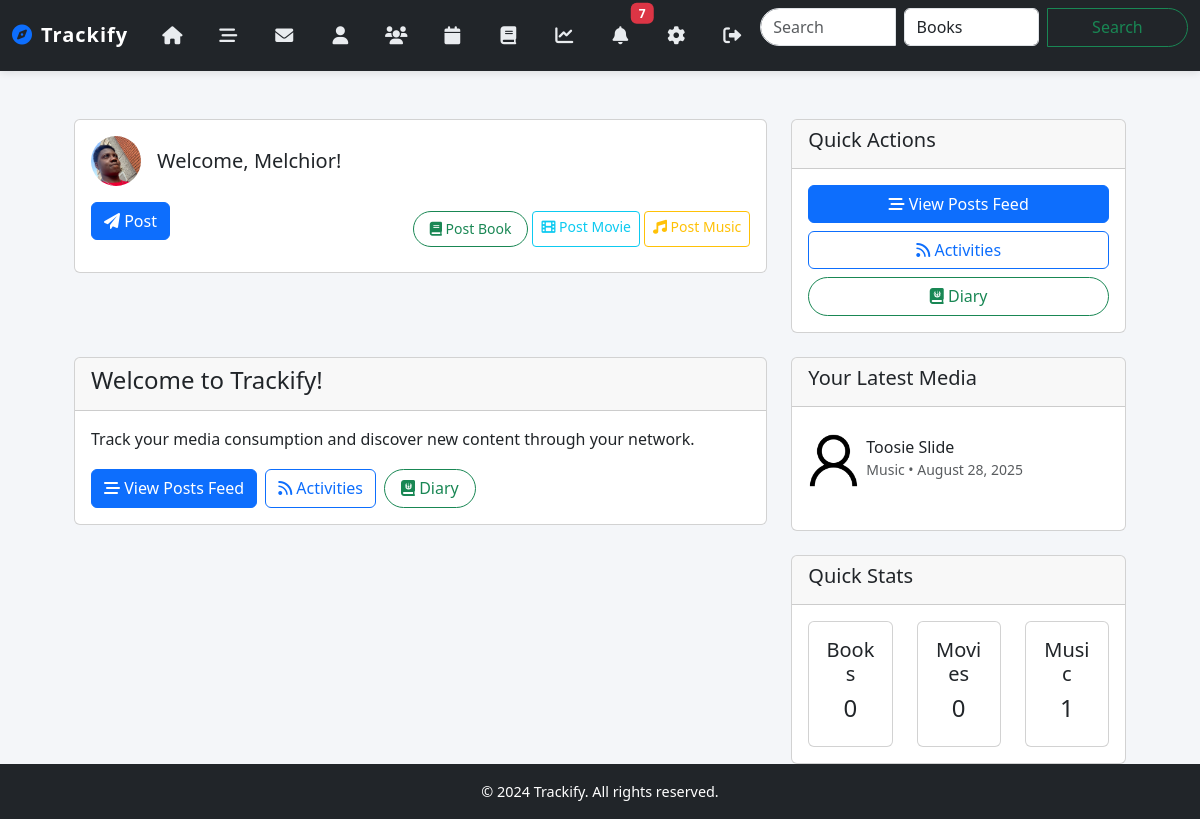
The page / (signed in) on the database its author committed.
### models/user_model.py (models this page shows, shortened)
class User(db.Model, UserMixin):
    __tablename__ = 'users'
    user_id = db.Column(db.Integer, primary_key=True)
    username = db.Column(db.String(255), unique=True, nullable=False)
    password_hash = db.Column(db.String(255), nullable=False)
    email = db.Column(db.String(255), unique=True, nullable=False)
    join_date = db.Column(db.DateTime, default=datetime.utcnow)
    profile_picture = db.Column(db.String(256), nullable=True)
    bio = db.Column(db.Text, default=None)
    theme = db.Column(db.String(20), default='light')
    notifications_enabled = db.Column(db.Boolean, default=True)
    email_notifications = db.Column(db.Boolean, default=True)
    reset_token = db.Column(db.String(100), unique=True, nullable=True)
    reset_token_expiry = db.Column(db.DateTime, nullable=True)
    ratings = db.relationship('Rating', backref='user', lazy='dynamic')
    reviews = db.relationship('Review', backref='user', lazy='dynamic')
    custom_lists = db.relationship('CustomList', backref='creator', lazy='dynamic')
    messages_sent = db.relationship('Message', foreign_keys='Message.sender_id', backref='sender', lazy='dynamic')
    messages_received = db.relationship('Message', foreign_keys='Message.recipient_id', backref='recipient', lazy='dynamic')
    user_media = db.relationship('UserMedia', backref='user', lazy='dynamic')
    following = db.relationship(
        'Follow',
        foreign_keys='Follow.follower_id',
        backref=db.backref('follower', lazy='joined'),
        lazy='dynamic',
        cascade='all, delete-orphan'
    )
    followers = db.relationship(
        'Follow',
        foreign_keys='Follow.followed_id',
        backref=db.backref('followed', lazy='joined'),
        lazy='dynamic',
        cascade='all, delete-orphan'
    )
    @property
    def profile_picture_url(self):
        if not self.profile_picture or self.profile_picture == '':
            return 'defaults/user.png'
        return self.profile_picture

### models/user_media_model.py (models this page shows, shortened)
class UserMedia(db.Model):
    __tablename__ = 'user_media'
    user_media_id = db.Column(db.Integer, primary_key=True, autoincrement=True)
    user_id = db.Column(db.Integer, db.ForeignKey('users.user_id'), nullable=False)
    cinema_id = db.Column(db.Integer, db.ForeignKey('cinema.cinema_id'))
    book_id = db.Column(db.Integer, db.ForeignKey('books.book_id'))
    music_id = db.Column(db.Integer, db.ForeignKey('music.music_id'))
    media_type = db.Column(db.Enum('book', 'music', 'cinema', name='media_type'), nullable=False)
    done = db.Column(db.Boolean, default=False)
    planned = db.Column(db.Boolean, default=False)
    planned_date = db.Column(db.Date, default=None)
    date_consumed = db.Column(db.DateTime, default=None)
    review = db.Column(db.Text, default=None)
    rating = db.Column(db.DECIMAL(2, 1), default=None)
    notes = db.Column(db.Text, default=None)
    tags = db.Column(db.JSON, default=list)
    created_at = db.Column(db.DateTime, default=datetime.utcnow)
    __table_args__ = (db.UniqueConstraint('user_id', 'book_id', 'music_id', 'cinema_id', name='unique_media'),)
    book = db.relationship('Book', backref='user_media')
    cinema = db.relationship('Cinema', backref='user_media')
    music = db.relationship('Music', backref='user_media')

### models/music_model.py (models this page shows, shortened)
class Music(db.Model):
    __tablename__ = 'music'
    music_id = db.Column(db.Integer, primary_key=True, autoincrement=True)
    title = db.Column(db.String(255), nullable=False)
    artist = db.Column(db.String(255), nullable=False)
    genre = db.Column(db.String(100))
    year = db.Column(db.Integer)
    language = db.Column(db.String(100))
    label = db.Column(db.String(100))
    country = db.Column(db.String(100))
    description = db.Column(db.Text)
    coverart = db.Column(db.String(255))

### routes/main_routes.py (the view)
@main_routes.route('/')
@login_required
def home():
    recent_books = UserMedia.query.filter_by(user_id=current_user.user_id, media_type='book')\
        .order_by(desc(UserMedia.created_at)).limit(1).first()
    recent_cinema = UserMedia.query.filter_by(user_id=current_user.user_id, media_type='cinema')\
        .order_by(desc(UserMedia.created_at)).limit(1).first()
    recent_music = UserMedia.query.filter_by(user_id=current_user.user_id, media_type='music')\
        .order_by(desc(UserMedia.created_at)).limit(1).first()
    recent_media = [item for item in [recent_books, recent_cinema, recent_music] if item is not None]
    return render_template('home.html',
                         recent_media=recent_media)

### templates/home.html
{% extends "base.html" %}
{% block content %}
<div class="container mt-4">
    <div class="row mb-4">
        <div class="col-md-8">
            <div class="card">
                <div class="card-body">
                    <form method="POST" action="{{ url_for('post_routes.create_post') }}" id="quickPostForm">
                        <div class="d-flex align-items-center mb-3">
                            <a href="{{ url_for('user_routes.profile') }}">
                                <img src="{{ url_for('static', filename=current_user.profile_picture_url) }}" alt="Your profile picture" class="rounded-circle" width="50" height="50">
                            </a>
                            <div class="ms-3">
                                <h5 class="mb-0">Welcome, {{ current_user.username }}!</h5>
                            </div>
                        </div>
                        <div class="d-flex justify-content-between align-items-center">
                            <div class="d-flex gap-2">
                                <button type="submit" class="btn btn-primary">
                                    <i class="fas fa-paper-plane"></i> Post
                                </button>
                            </div>
                            <div class="d-flex gap-1">
                                <a href="{{ url_for('media_routes.books') }}" class="btn btn-sm btn-outline-success">
                                    <i class="fas fa-book"></i> Post Book
                                </a>
                                <a href="{{ url_for('media_routes.cinema') }}" class="btn btn-sm btn-outline-info">
                                    <i class="fas fa-film"></i> Post Movie
                                </a>
                                <a href="{{ url_for('media_routes.music') }}" class="btn btn-sm btn-outline-warning">
                                    <i class="fas fa-music"></i> Post Music
                                </a>
                            </div>
                        </div>
                    </form>
                </div>
            </div>
        </div>
        <div class="col-md-4">
            <div class="card">
                <div class="card-header">
                    <h5>Quick Actions</h5>
                </div>
                <div class="card-body">
                    <div class="d-grid gap-2">
                        <a href="{{ url_for('post_routes.posts') }}" class="btn btn-primary">
                            <i class="fas fa-stream"></i> View Posts Feed
                        </a>
                        <a href="{{ url_for('media_routes.feed') }}" class="btn btn-outline-primary">
                            <i class="fas fa-rss"></i> Activities
                        </a>
                        <a href="{{ url_for('main_routes.diary') }}" class="btn btn-outline-success">
                            <i class="fas fa-journal-whills"></i> Diary
                        </a>
                    </div>
                </div>
            </div>
        </div>
    </div>
    <div class="row">
        <div class="col-md-8">
            <div class="card">
                <div class="card-header">
                    <h4>Welcome to Trackify!</h4>
                </div>
                <div class="card-body">
                    <p class="mb-3">Track your media consumption and discover new content through your network.</p>
                    <div class="d-flex gap-2">
                        <a href="{{ url_for('post_routes.posts') }}" class="btn btn-primary">
                            <i class="fas fa-stream"></i> View Posts Feed
                        </a>
                        <a href="{{ url_for('media_routes.feed') }}" class="btn btn-outline-primary">
                            <i class="fas fa-rss"></i> Activities
                        </a>
                        <a href="{{ url_for('main_routes.diary') }}" class="btn btn-outline-success">
                            <i class="fas fa-journal-whills"></i> Diary
                        </a>
                    </div>
                </div>
            </div>
        </div>
        <div class="col-md-4">
            <div class="card mb-4">
                <div class="card-header">
                    <h5>Your Latest Media</h5>
                </div>
                <div class="card-body">
                    {% if recent_media %}
                        {% for media in recent_media %}
                            <div class="media-item mb-3">
                                <div class="d-flex align-items-center">
                                    <img src="{{ media.cover_art or url_for('static', filename='defaults/user.png') }}"
                                         class="me-2" style="width: 50px; height: 75px; object-fit: cover;">
                                    <div>
                                        <h6 class="mb-0">
                                            {% if media.media_type == 'book' %}
                                                {{ media.book.title }}
                                            {% elif media.media_type == 'cinema' %}
                                                {{ media.cinema.title }}
                                            {% else %}
                                                {{ media.music.title }}
                                            {% endif %}
                                        </h6>
                                        <small class="text-muted">{{ media.media_type|title }} • {{ media.created_at.strftime('%B %d, %Y') }}</small>
                                    </div>
                                </div>
                            </div>
                        {% endfor %}
                    {% else %}
                        <p class="text-muted">No media to show.</p>
                    {% endif %}
                </div>
            </div>
            <div class="card">
                <div class="card-header">
                    <h5>Quick Stats</h5>
                </div>
                <div class="card-body">
                    <div class="row text-center">
                        <div class="col-md-4">
                            <div class="card text-center">
                                <div class="card-body">
                                    <h5>Books</h5>
                                    <h4>{{ recent_media|selectattr('media_type', 'equalto', 'book')|list|length }}</h4>
                                </div>
                            </div>
                        </div>
                        <div class="col-md-4">
                            <div class="card text-center">
                                <div class="card-body">
                                    <h5>Movies</h5>
                                    <h4>{{ recent_media|selectattr('media_type', 'equalto', 'cinema')|list|length }}</h4>
                                </div>
                            </div>
                        </div>
                        <div class="col-md-4">
                            <div class="card text-center">
                                <div class="card-body">
                                    <h5>Music</h5>
                                    <h4>{{ recent_media|selectattr('media_type', 'equalto', 'music')|list|length }}</h4>
                                </div>
                            </div>
                        </div>
                    </div>
                </div>
            </div>
        </div>
    </div>
</div>
{% endblock %}

### static/style.css (style rules this page uses)
body { font-family: 'Segoe UI', Tahoma, Geneva, Verdana, sans-serif; line-height: 1.6; margin: 0; padding: 0; background-color: #f4f6f9; color: #333; }
a { color: #007bff; text-decoration: none; }
.container { max-width: 1100px; }
form input, form select, form textarea, form button { width: 100%; padding: 12px 16px; margin-bottom: 1rem; border: 1px solid #ced4da; border-radius: 8px; font-size: 1rem; transition: all 0.3s ease; }
form button { background-color: #007bff; color: #fff; border: none; cursor: pointer; font-weight: 600; transition: background-color 0.3s ease; }
.btn-outline-success { border-radius: 20px; padding: 0.4rem 1rem; }

### rows shown on the page
User: profile_picture (picture), username "Melchior"
UserMedia: music "Toosie Slide", media_type "Music", created_at "August 28, 2025"

### other values the page prints
{{ recent_media|selectattr('media_type', 'equalto', 'book')|list|length }} "0"
{{ recent_media|selectattr('media_type', 'equalto', 'cinema')|list|length }} "0"
{{ recent_media|selectattr('media_type', 'equalto', 'music')|list|length }} "1"
